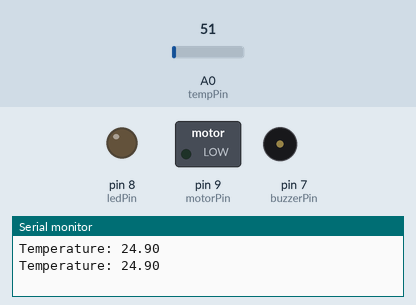
Bench run of a sketch on a simulated Arduino Uno, built with avr-gcc and run on an emulated ATmega328P. On the bench: switched loads named in the sketch (green lamp = pin HIGH), output pins drawn as LEDs (lit = HIGH), buzzer (waves = sounding, pin HIGH), the last lines printed to the serial monitor. Inputs (shaded band) come from the test bench; at power-on: A0 (tempPin) = 51.

Above: at 1.8 s.
1.9 s: A0 (tempPin) set to 68
At 3.2 s:
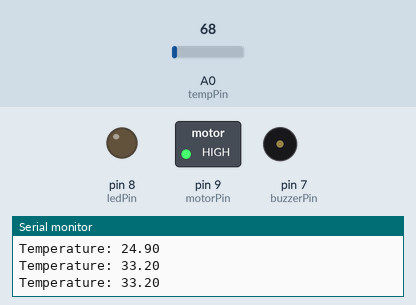
3.5 s: A0 (tempPin) set to 92
5.2 s: A0 (tempPin) set to 108
At 6.3 s:
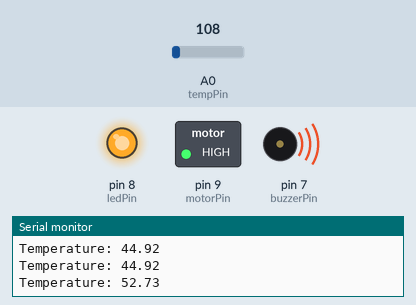
7.5 s: A0 (tempPin) set to 86
At 9.1 s:
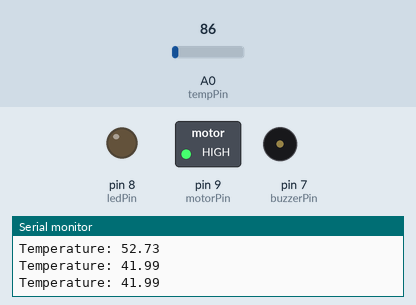
9.5 s: A0 (tempPin) set to 61
At 10.7 s:
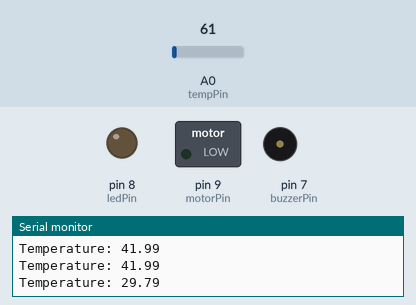
Timing chart, 0 to 12.5 s (numbered marks = the images above; inputs shaded):
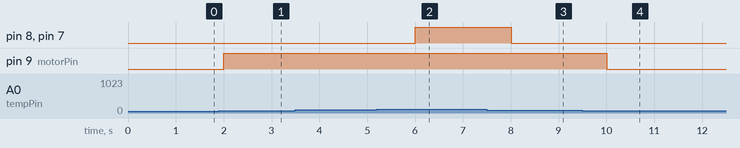

The sketch:

powerful_turing1.ino
```cpp
int tempPin = A0;      // Pino de leitura do sensor de temperatura
int motorPin = 9;      // Pino de controle do motor
int ledPin = 8;       // Pino de controle do LED
int buzzerPin = 7;    // Pino de controle da buzina

void setup() {
  pinMode(motorPin, OUTPUT);
  pinMode(ledPin, OUTPUT);
  pinMode(buzzerPin, OUTPUT);
  Serial.begin(9600);  // Inicializa a comunicação serial
}

void loop() {
  int analogValue = analogRead(tempPin);  // Lê o valor analógico do sensor de temperatura
  float voltage = (analogValue / 1024.0) * 5.0;  // Converte o valor analógico para voltagem
  float temperature = voltage * 100;  // Converte a voltagem para temperatura (em °C para LM35)

  Serial.print("Temperature: ");
  Serial.println(temperature);

  // Aciona o motor se a temperatura for >= 30°C
  if (temperature >= 30) {
    digitalWrite(motorPin, HIGH);
  } else {
    digitalWrite(motorPin, LOW);
  }

  // Aciona LED e buzina se a temperatura for > 50°C
  if (temperature > 50) {
    digitalWrite(ledPin, HIGH);
    digitalWrite(buzzerPin, HIGH);
  } else {
    digitalWrite(ledPin, LOW);
    digitalWrite(buzzerPin, LOW);
  }

  delay(1000);  // Aguarda 1 segundo antes da próxima leitura
}
```

Measured:
- the behaviour switches between 61 and 62 on A0 (tempPin) (found by bisection; images 0 and 1)
- the behaviour switches between 102 and 103 on A0 (tempPin) (found by bisection; images 1 and 2)
- after the input at 1.9 s, pin 9 (motorPin): LOW → HIGH after 0.10 s
- after the input at 5.2 s, pin 8 (ledPin), pin 7 (buzzerPin): LOW → HIGH after 0.80 s
- after the input at 7.5 s, pin 8 (ledPin), pin 7 (buzzerPin): HIGH → LOW after 0.51 s
- after the input at 9.5 s, pin 9 (motorPin): HIGH → LOW after 0.51 s
